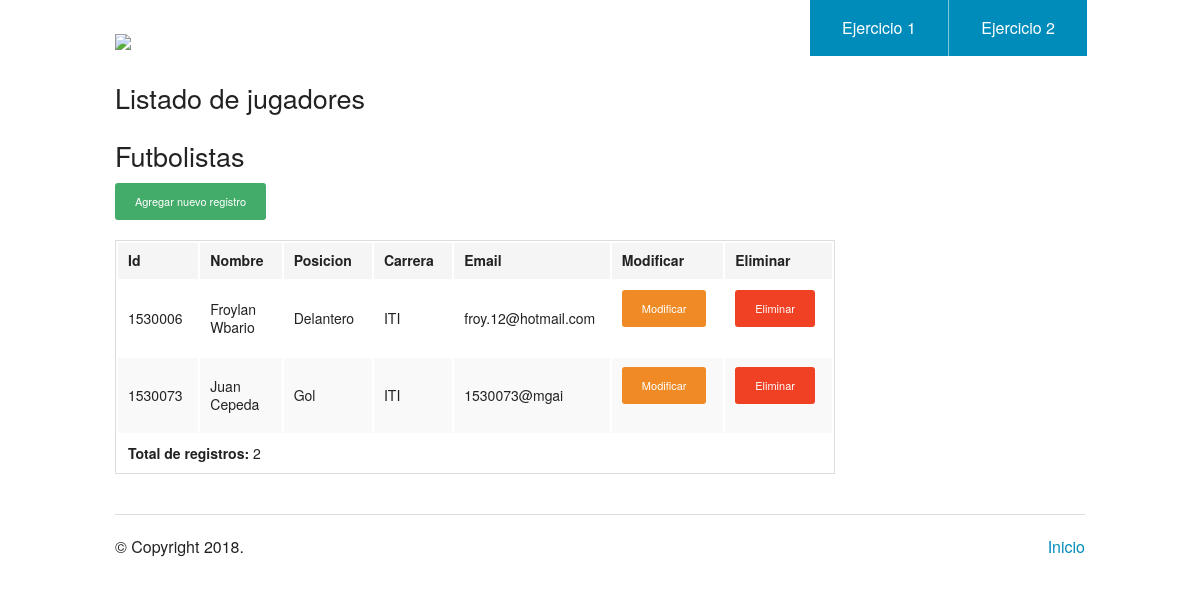
Page /listado.php?t=1 on the committed database.
### tables this page shows
CREATE TABLE `sport_team` (
  `id` varchar(128) NOT NULL,
  `nombre` varchar(128) NOT NULL,
  `posicion` varchar(128) NOT NULL,
  `carrera` varchar(128) NOT NULL,
  `email` varchar(128) NOT NULL,
  `id_type` int(11) NOT NULL
);

### db/database_utilities.php (called while the page is built, shortened)
<?php
require_once('connection.php');
function getAll($t){
    global $pdo;
    $sql = "SELECT * FROM sport_team WHERE id_type = $t ";
    $query = $pdo->prepare($sql);
    $query->execute();
    $r = array();
    while($r[] = $query->fetch(PDO::FETCH_ASSOC) );
    array_pop($r);
    return $r;
}

### listado.php (the view, shortened to what this page needs)
<?php
include_once('db/database_utilities.php');
$t = $_GET["t"];
$user_access = getAll($t);
$total_users = count($user_access);
?>
<!doctype html>
<html class="no-js" lang="en">
  <head>
    <link rel="stylesheet" href="./css/foundation.css" />
  </head>
  <body>
    <?php require_once('header.php'); ?>
    <div class="row">
      <div class="large-9 columns">
        <h3>Listado de jugadores<h3>
        <?php
            if($t == 1){
                echo '<h3>Futbolistas</h3>';
            }else{
                echo '<h3>Basquetbolistas</h3>';
            }
        ?>
        <div class="section-container tabs" data-section>
          <section class="section">
            <div class="content" data-slug="panel1">
              <td><a href="./add.php?t=<?php echo($t) ?>" class="button radius tiny success">Agregar nuevo registro</a></td>
              <?php if($total_users){ ?>
              <table>
                <thead>
                  <tr>
                    <th width="200">Id</th>
                    <th width="250">Nombre</th>
                    <th width="250">Posicion</th>
                    <th width="250">Carrera</th>
                    <th width="250">Email</th>
                    <th width="250">Modificar</th>
                    <th width="250">Eliminar</th>
                  </tr>
                </thead>
                <tbody>
                  <?php foreach( $user_access as $id => $user ){ ?>
                  <tr>
                    <td><?php echo $user['id'] ?></td>
                    <td><?php echo $user['nombre'] ?></td>
                    <td><?php echo $user['posicion'] ?></td>
                    <td><?php echo $user['carrera'] ?></td>
                    <td><?php echo $user['email'] ?></td>
                    <td><a href="./update.php?id=<?php echo($user['id']); ?>&t=<?php echo($t) ?>" class="button radius tiny warning"">Modificar</a></td>
                    <td><a href="./delete.php?id=<?php echo($user['id']); ?>&t=<?php echo($t) ?>" class="button radius tiny alert" onClick="wait();">Eliminar</a></td>
                  </tr>
                  <?php } ?>
                  <tr>
                    <td colspan="4"><b>Total de registros: </b> <?php echo $total_users; ?></td>
                  </tr>
                </tbody>
              </table>
              <?php }else{ ?>
              No hay registros
              <?php } ?>
            </div>
          </section>
        </div>
      </div>
    </div>
    <?php require_once('footer.php'); ?>

### rows in the picture
sport_team: id "1530006", nombre "Froylan Wbario", posicion "Delantero", carrera "ITI", email "froy.12@hotmail.com"
sport_team: id "1530073", nombre "Juan Cepeda", posicion "Gol", carrera "ITI", email "1530073@mgai"

### other values in the picture
$total_users "2"
